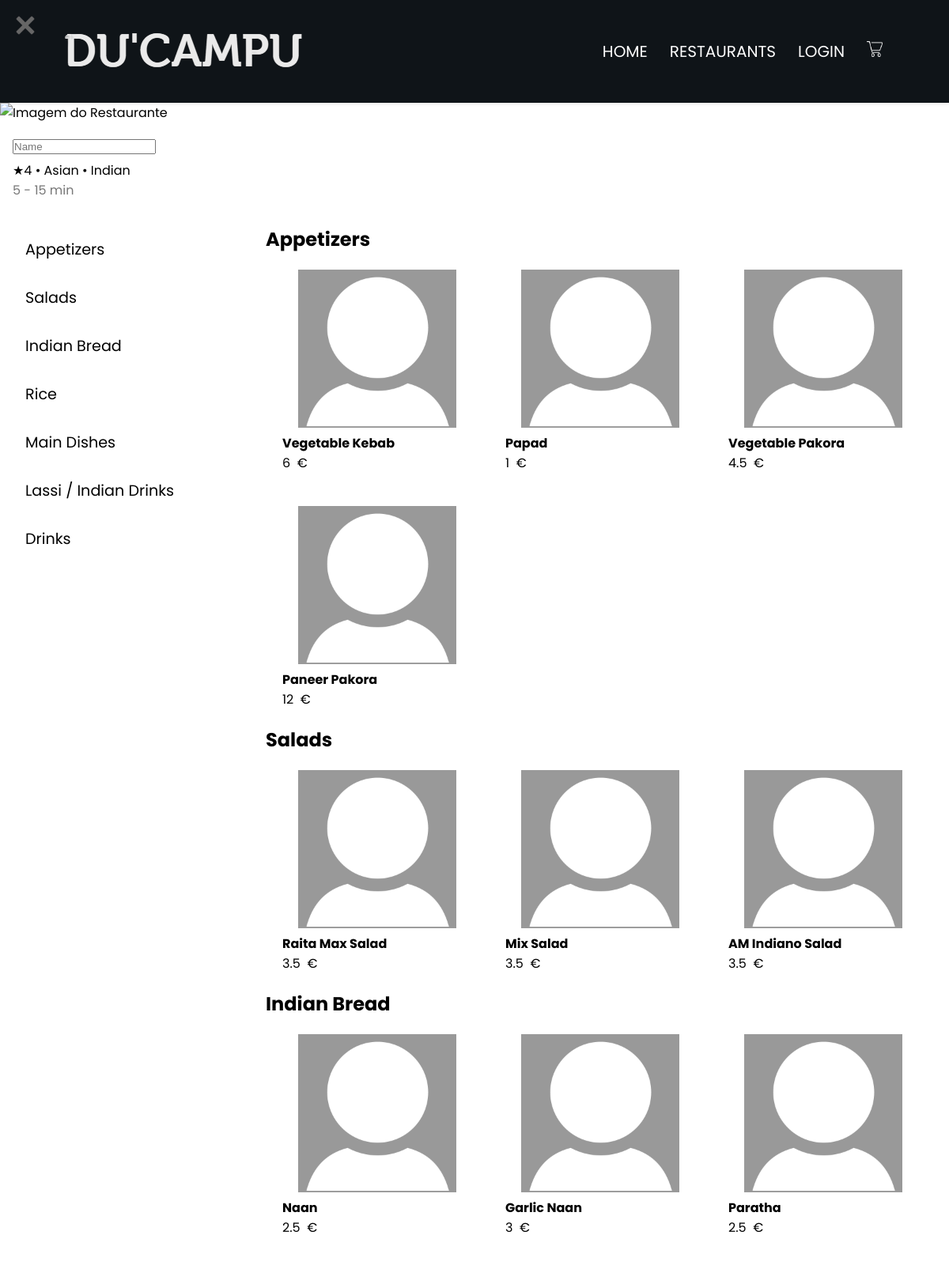
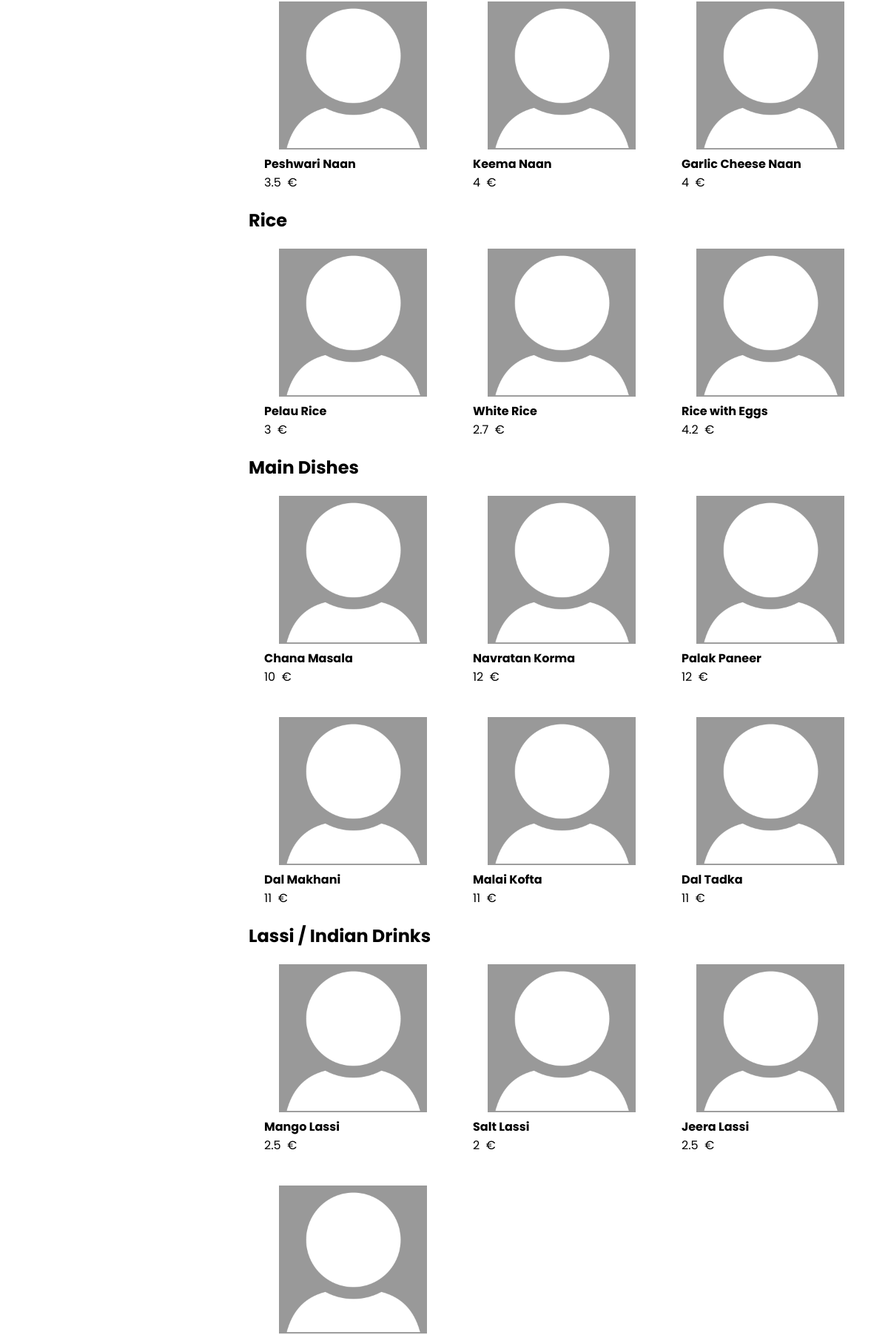
Screenshot of /editRestaurant.php?id=2 (upper part) with the database file from the repository (2 pictures, top to bottom).
### tables this page shows
CREATE TABLE "Dish" (
	"id"	INTEGER,
	"name"	TEXT NOT NULL,
	"price"	REAL NOT NULL,
	"id_photo"	INTEGER NOT NULL,
	"restaurant_id"	INTEGER NOT NULL,
	PRIMARY KEY("id" AUTOINCREMENT),
	FOREIGN KEY("restaurant_id") REFERENCES "Restaurant"("id")
	FOREIGN KEY("id_photo") REFERENCES "Photo"("id")
);

CREATE TABLE "Photo" (
	"id"	INTEGER,
	"path"	TEXT NOT NULL UNIQUE,
	PRIMARY KEY("id" AUTOINCREMENT)
);

### database/restaurant.class.php (called while the page is built, shortened)
<?php
    require_once(__DIR__ . '/dish.class.php');
    class Restaurant{
        public function __construct(int $id, string $name, string $address, int $owner_id, int $price){
            $db = getDatabaseConnection();
            $this->categories = Restaurant::getCategory($db, $id);
            $this->rating = Restaurant::calcRating($db, $id);
            $this->photo = Restaurant::getPhoto($db, $id);
        }
        static function getRestaurant(PDO $db, int $id) : ?Restaurant {
            $stmt = $db->prepare('SELECT * FROM Restaurant WHERE Restaurant.id=?');
            $stmt->execute(array($id));
            $restaurant = null;
            while ($restaurant_data = $stmt->fetch()) {
                $restaurant = new Restaurant(
                intval($restaurant_data['id']),
                $restaurant_data['name'],
                $restaurant_data['address'],
                intval($restaurant_data['owner_id']),
                intval($restaurant_data['price'])
                );
                break;
            }
            return $restaurant;
        }
        static function getDishes(PDO $db, int $id) : array {
            $stmt = $db->prepare('SELECT * FROM Dish WHERE Dish.restaurant_id=?');
            $stmt->execute(array($id));
            $dishes = array();
            while ($dish = $stmt->fetch()) {
                $dishes[] = new Dish(
                    intval($dish['id']),
                    $dish['name'],
                    floatval($dish['price']),
                    intval($dish['restaurant_id'])
                );
            }
            return $dishes;
        }
        static function getPhoto(PDO $db, int $id) : ?string {
            $stmt = $db->prepare('SELECT path FROM Photo WHERE Photo.id=(SELECT id_photo FROM RestaurantPhoto WHERE RestaurantPhoto.id_restaurant=?)');
            $stmt->execute(array($id));
            $path = $stmt->fetch();
            return $path['path'];
        }
        static function calcRating(PDO $db, int $id) : float {
            $stmt = $db->prepare('SELECT points FROM Reviews WHERE Reviews.restaurant_id=?');
            $stmt->execute(array($id));
            $a = array();
            while ($rating = $stmt->fetch()) {
                $a[] = $rating['points'];
            }
            return (float)((array_sum($a))/count($a));
        }
        static function getCategory(PDO $db, int $id) : array {
            $stmt = $db->prepare('SELECT name FROM Category JOIN RestaurantCategory  WHERE Category.id = RestaurantCategory.id_category and RestaurantCategory.id_restaurant=?');
            $stmt->execute(array($id));
            $categories = array();
            while ($category = $stmt->fetch()) {
                $categories[] = $category['name'];
            }
            return $categories;
        }
    }
?>

### utils/session.php (called while the page is built, shortened)
<?php
    class Session{
        function getName() : ?string{
            return "";
        }
        public function isLogged() : bool{
            return isset($_SESSION["username"]);
        }
    }
?>

### database/dish.class.php (called while the page is built, shortened)
<?php
    class Dish{
        public int $id;
        public string $name;
        public float $price;
        public function __construct(int $id, string $name, float $price, int $restaurant_id){
            $this->id = $id;
            $this->name = $name;
            $this->price = $price;
        }
        function getName() : string {
            return $this->name;
        }
        function getPrice() : float {
            return $this->price;
        }
        static function getPhoto(PDO $db, int $id) : ?string {
            $stmt = $db->prepare('SELECT path FROM Photo WHERE Photo.id=(SELECT id_photo FROM Dish WHERE Dish.id=?)');
            $stmt->execute(array($id));
            return $stmt->fetch()['path'];
        }
        function getType(PDO $db) : ?string {
            $stmt = $db->prepare('SELECT name FROM Type WHERE Type.id=(SELECT id_type FROM DishType WHERE DishType.id_dish=?)');
            $stmt->execute(array($this->id));
            $type = null;
            while ($type_data = $stmt->fetch()) {
                $type = $type_data['name'];
                break;
            }
            return $type;
        }
    }
?>

### editRestaurant.php (the view, shortened to what this page needs)
<?php
    require_once(__DIR__ . '/template/essentials.tpl.php');
    require_once(__DIR__ . '/database/restaurant.class.php');
    require_once(__DIR__ . '/database/dish.class.php');
    require_once(__DIR__ . '/utils/session.php');
    $session = new Session();
    function show_dishes_types(int $id){ ?>
            <ul>
                <?php
                    $types = array();
                    $db = getDatabaseConnection();
                    foreach(Restaurant::getDishes($db, $id) as $dish ){
                        $types[] = $dish->getType($db);
                    }
                    foreach( array_unique($types) as $type){
                        ?>
                        <li>
                            <a href="#<?php echo ($type);?>"><?php echo ($type);?></a>
                        </li>
                        <?php
                    }
                ?>
            </ul>
        <?php
    }
    function show_restaurant_header(int $id){
        global $session;
        $db = getDatabaseConnection();
        $restaurant = Restaurant::getRestaurant($db, $id);
        ?>
        <img id="capaRestaurante" alt="Imagem do Restaurante" src="<?php echo ($restaurant->getPhoto($db, $id)); ?>">
        <header>
            <h1>
                <input name="n" class="attr" type="text" placeholder="Name" value="<?php echo $session->getName(); ?>" required="required">
            </h1>
            <p id="classificao"><?php echo ($restaurant->calcRating($db, $id));?>
            <?php
                $categories = Restaurant::getCategory($db, $id);
                foreach($categories as $category){
                    echo (" • ");
                    echo ($category);
                }
            ?>
            </p>
            <p id="tempo">5 - 15 min</p>
        </header>
        <?php
    }
    function show_dishes(int $id) {
            $types = array();
            $db = getDatabaseConnection();
            $dishes = Restaurant::getDishes($db, $id);
            foreach($dishes as $dish){
                $types[] = $dish->getType($db);
            }
            foreach(array_unique($types) as $type){ ?>
                <section class="dishType" id="<?php echo ($type);?>">
                <h3><?php echo ($type);?></h3>
                <ul>
                <?php
                foreach($dishes as $dish){
                    if ($dish->getType($db) === $type) { ?>
                        <li>
                        <figure class="comida" clickable onclick="open_add_order_popup(this);"
                            data-dish_id="<?php echo($dish->id)?>"
                            data-dish_name="<?php echo($dish->getName())?>"
                            data-dish_photo="<?php echo($dish->getPhoto($db, $id))?>"
                            data-dish_price="<?php echo($dish->getPrice())?>"   >
                            <img src="<?php echo($dish->getPhoto($db, $id)); ?>" alt="<?php echo($dish->getName()); ?>" width="200px" height="200px" />
                            <figcaption> <?php echo($dish->getName()); ?> </figcaption>
                            <p class="preco"><?php echo($dish->getPrice()); ?> &nbsp;€</p>
                        </figure>
                        </li>
                <?php
                }
            }
            ?>
                </ul>
            </section>
            <?php
            }
    }
    function create_add_order(){
        ?>
        <article id="add_order">
            <header>
                <img id="close" clickable width="50px" height="50px" src="images/close.png" />
            </header>
        </article>
        <?php
    }
            ?>
<!DOCTYPE html>
<html>
    <head>
        <link rel="stylesheet" href="css/style.css">
        <link rel="stylesheet" href="css/restaurantPage.css">
        <link rel="stylesheet" href="css/position.css">
    </head>
    <body>
    <main>
        <article class="restaurant-page">
        <?php
        $restaurant_id = intval($_GET['id']);
        show_restaurant_header($restaurant_id);
        ?>
            <main>
                <nav class="menuRestaurante">
                    <?php show_dishes_types($restaurant_id); ?>
                </nav>
                <section id="listaPratos">
                    <?php show_dishes($restaurant_id); ?>
                </section>
            </main>
        </article>
    </main>
    <?php
    create_add_order();
    ?>
    </body>
</html>

### css/style.css (style rules this page uses)
* { margin: 0; padding: 0; }
[clickable] { cursor: pointer ; }
#add_order { width: 40em; height: 40em; }
#add_order #close { position: absolute; top: 1em; left: 1em; width: 2em; height: auto; }
.restaurant-page { font-family: 'Poppins', sans-serif; position: relative; }
.restaurant-page img#capaRestaurante { width: 100%; object-fit: cover; height: 10em; }
.restaurant-page h1 { font-size: 2em; }
.restaurant-page h3 { font-size: 1.7em; }
.restaurant-page #classificao::before { content: "\002605 "; }
.restaurant-page #tempo { color: rgb(120, 120, 120); }
.restaurant-page .menuRestaurante a { color: black; font-size: 1.2em; text-decoration: none; }
.restaurant-page #listaPratos { width: 100%; }
.restaurant-page .comida figcaption { font-weight: bold; }

### css/restaurantPage.css (style rules this page uses)
.restaurant-page .menuRestaurante li { padding: 1em; }
.restaurant-page > :not(#capaRestaurante) { margin-left: 1em; margin-right: 1em; }
.restaurant-page .menuRestaurante { width: 100%; height: fit-content; position: sticky; position: -webkit-sticky; background-color: white; top: 0px; grid-column-start: 1; }
.restaurant-page .menuRestaurante ul { list-style: none; }
.restaurant-page #listaPratos { grid-column-start: 2; }
.restaurant-page #listaPratos ul { display: flex; flex-direction: row; list-style: none; flex-wrap: wrap; }
.restaurant-page main { display: grid; grid-template: 100% / 20em 1fr; margin-top: 2em; }
.restaurant-page .comida { max-width: 100%; width: 15em; margin: 1em; padding: 5px; text-align: center; position: relative; transition: 0.5s ease-in-out; }
.restaurant-page .comida figcaption, .comida p { text-align: left; }
.restaurant-page { font-family: 'Poppins', sans-serif; }
.restaurant-page img#capaRestaurante { width: 100%; object-fit: cover; height: 10em; }
.restaurant-page h1 { font-size: 2em; }
.restaurant-page h3 { font-size: 1.5em; }
.restaurant-page #classificao::before { content: "\002605 "; }
.restaurant-page .menuRestaurante a { color: black; font-size: 1.2em; text-decoration: none; }
.restaurant-page #listaPratos { width: 100%; }
.restaurant-page .comida figcaption { font-weight: bold; }
.restaurant-page h1 { font-weight: bold; }

### css/position.css (style rules this page uses)
body { min-height: 100vh; display:flex; flex-direction:column; }

### rows the page displays
dish: id_photo.path (placeholder picture), name "Vegetable Kebab", price "6"
dish: id_photo.path (placeholder picture), name "Papad", price "1"
dish: id_photo.path (placeholder picture), name "Vegetable Pakora", price "4.5"
dish: id_photo.path (placeholder picture), name "Paneer Pakora", price "12"
dish: id_photo.path (placeholder picture), name "Raita Max Salad", price "3.5"
dish: id_photo.path (placeholder picture), name "Mix Salad", price "3.5"
dish: id_photo.path (placeholder picture), name "AM Indiano Salad", price "3.5"
dish: id_photo.path (placeholder picture), name "Naan", price "2.5"
dish: id_photo.path (placeholder picture), name "Garlic Naan", price "3"
dish: id_photo.path (placeholder picture), name "Paratha", price "2.5"
dish: id_photo.path (placeholder picture), name "Peshwari Naan", price "3.5"
dish: id_photo.path (placeholder picture), name "Keema Naan", price "4"
dish: id_photo.path (placeholder picture), name "Garlic Cheese Naan", price "4"
dish: id_photo.path (placeholder picture), name "Pelau Rice", price "3"
dish: id_photo.path (placeholder picture), name "White Rice", price "2.7"
dish: id_photo.path (placeholder picture), name "Rice with Eggs", price "4.2"
dish: id_photo.path (placeholder picture), name "Chana Masala", price "10"
dish: id_photo.path (placeholder picture), name "Navratan Korma", price "12"
dish: id_photo.path (placeholder picture), name "Palak Paneer", price "12"
dish: id_photo.path (placeholder picture), name "Dal Makhani", price "11"
dish: id_photo.path (placeholder picture), name "Malai Kofta", price "11"
dish: id_photo.path (placeholder picture), name "Dal Tadka", price "11"
dish: id_photo.path (placeholder picture), name "Mango Lassi", price "2.5"
dish: id_photo.path (placeholder picture), name "Salt Lassi", price "2"
dish: id_photo.path (placeholder picture), name "Jeera Lassi", price "2.5"
dish: id_photo.path (placeholder picture)

### other values shown
$restaurant->calcRating($db, $id) "4"
$category "Asian"
$category "Indian"
$type "Appetizers"
$type "Salads"
$type "Indian Bread"
$type "Rice"
$type "Main Dishes"
$type "Lassi / Indian Drinks"
$type "Drinks"
